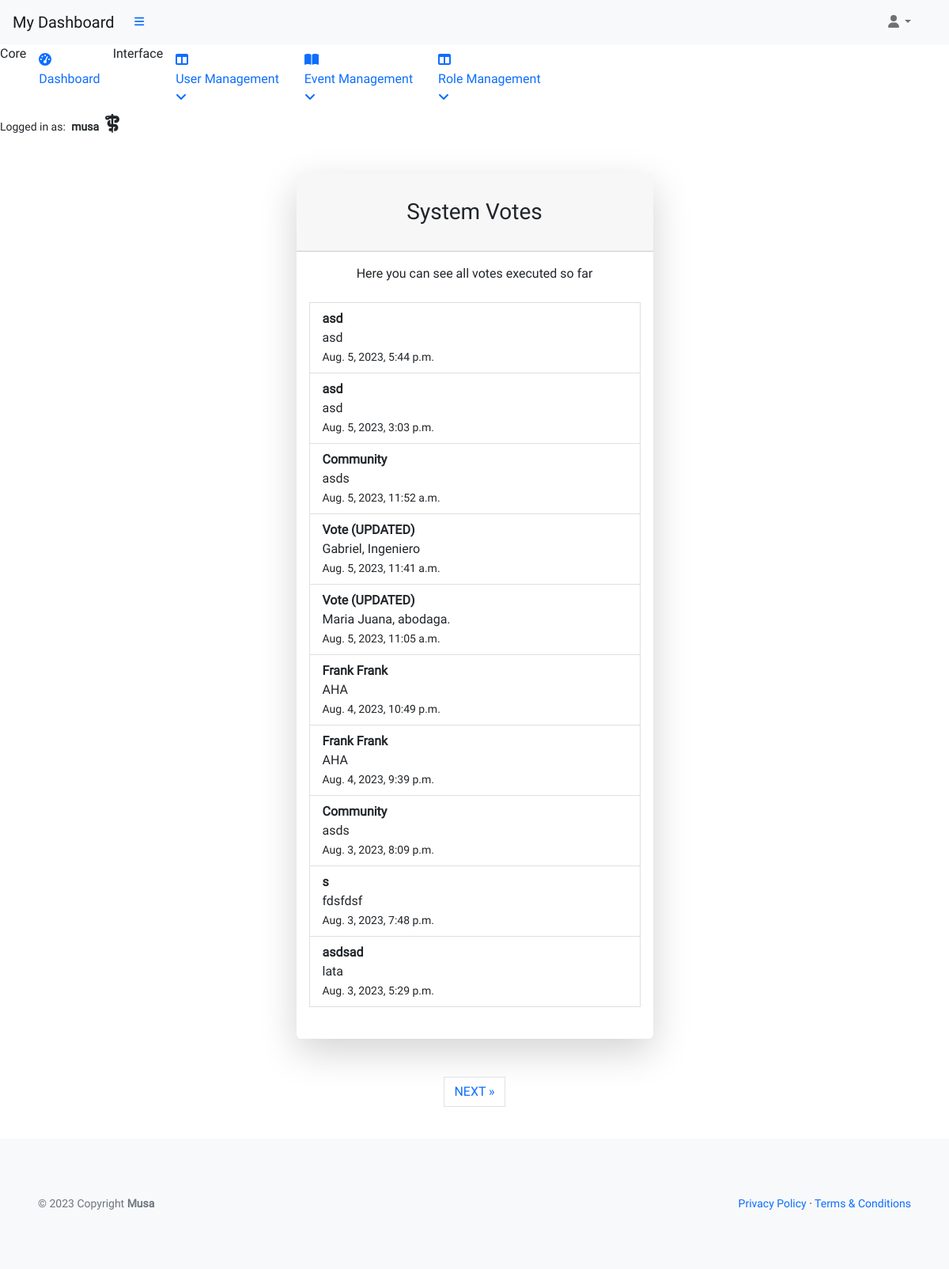
The page /office/votes (signed in) on the database its author committed.
### musa/models.py (models this page shows, shortened)
class UserProfile(AbstractUser):
    verified = models.BooleanField(default=False)
    role = models.IntegerField(choices=ROLES, default=0)
    user_card = models.ManyToManyField(
        'vote_management.VoteCard',
        through='vote_management.VoteRecord', related_name='user_cards')
    class Meta:
        ordering = ['username']

### vote_management/models.py (models this page shows, shortened)
class VoteRecord(models.Model):
    voter = models.ForeignKey(
        'musa.UserProfile', on_delete=models.CASCADE,
        related_name="voter_record")
    vote_card = models.ForeignKey(  # consider renaming in the future
        VoteCard, on_delete=models.CASCADE, related_name="votecard_record")
    elected_person = models.ForeignKey('ElectedPerson',
                                       on_delete=models.CASCADE,
                                       related_name="elected_record")
    timestamp = models.DateTimeField(auto_now_add=True)
    class Meta:
        ordering = ['timestamp']

class VoteCard(models.Model):
    title = models.CharField(max_length=33, unique=True)
    slug = models.SlugField(max_length=200, unique=True)
    author = models.ForeignKey(
        'musa.UserProfile', on_delete=models.CASCADE,
        related_name="card_author")
    category = models.ForeignKey(
        Category, on_delete=models.CASCADE, related_name="categories")
    mission = models.CharField(max_length=33)
    location = models.CharField(max_length=33)
    description = models.TextField(max_length=258)
    expire = models.DateField()
    event_image = CloudinaryField('image',
                                  default='placeholder')
    vote_record = models.ManyToManyField('musa.UserProfile',
                                         through='VoteRecord',
                                         related_name='user_votes', blank=True)
    candidates = models.ManyToManyField('ElectedPerson',
                                        related_name='vote_cards',
                                        blank=True)
    status = models.IntegerField(choices=STATUS, default=0)
    excerpt = models.TextField(blank=True)
    type = models.IntegerField(choices=CARD_TYPE, default=0)
    created_on = models.DateField(auto_now_add=True)
    class Meta:
        ordering = ['-created_on']
    def __str__(self):
        return self.title

class ElectedPerson(models.Model):
    name = models.CharField(max_length=80, unique=True)
    is_elected = models.BooleanField(default=False)
    vote_card = models.ForeignKey(  # consider renaming in the future
        VoteCard, on_delete=models.CASCADE,
        related_name="vote_candidate", blank=True)
    class Meta:
        ordering = ['name']
    def __str__(self):
        return self.name

### vote_management/views.py (the view)
# urls.py: path('office/votes', AdminVotes.as_view(),
class AdminVotes(AdminRequiredMixin, generic.ListView):
    model = VoteRecord
    template_name = 'backend/admin-dashboard/admin_votes.html'
    paginate_by = 10
    context_object_name = 'admin_votes'
    def get_queryset(self):
        return VoteRecord.objects.order_by('-timestamp')

### admin_profile/views.py (called while the page is built)
    def test_func(self):
        user_profile = self.request.user
        return user_profile and user_profile.role == 2

### templates/backend/admin-dashboard/admin_votes.html (shortened to what this page needs)
{% extends "backend/admin-dashboard/base.html" %}
{% load i18n %}
{% block content %}
<div id="layoutSidenav_content">
    <main>
        <div class="container">
            <div class="row justify-content-center">
                <div class="col-lg-5">
                    <div class="card shadow-lg border-0 rounded-lg my-5">
                        <div class="card-header">
                            <h3 class="text-center font-weight-light my-4">System Votes</h3>
                        </div>
                        <div class="card-body">
                            <p class="text-center">Here you can see all votes executed so far</p>
                            <ul class="list-group my-4">
                                {% for vote in admin_votes.all %}
                                <li class="list-group-item">
                                    <strong>{{ vote.vote_card }}</strong><br>{{ vote.elected_person }}<br>
                                    <small>{{ vote.timestamp }}</small>
                                </li>
                                {% endfor %}
                            </ul>
                        </div>
                    </div>
                    {% if is_paginated %}
                    <nav aria-label="Page navigation">
                        <ul class="pagination justify-content-center">
                            {% if page_obj.has_next %}
                            <li><a href="?page={{ page_obj.next_page_number }}" class="page-link"> NEXT &raquo;</a></li>
                            {% endif %}
                        </ul>
                    </nav>
                    {% endif %}
                </div>
            </div>
        </div>
    </main>
</div>
{% endblock %}

### templates/backend/admin-dashboard/base.html (shortened to what this page needs)
{% load static %}
{% now "Y-m-d" as current_date %}
{% now "Y" as copyright %}
<!DOCTYPE html>
<html lang="en">
<head>
    <link href="https://cdn.jsdelivr.net/npm/simple-datatables@7.1.2/dist/style.min.css" rel="stylesheet" />
    <link href="{% static 'admin/css/styles.css' %}" rel="stylesheet" />
    <link rel="stylesheet" href="{% static 'custom/css/style.css' %}">
</head>
<body class="sb-nav-fixed">
    <nav class="sb-topnav navbar navbar-expand navbar-light bg-light">
        <a class="navbar-brand ps-3" href="{% url 'admin_dashboard' %}">My Dashboard</a>
        <button class="btn btn-link btn-sm order-1 order-lg-0 me-4 me-lg-0" id="sidebarToggle" href="#!"><i
                class="fas fa-bars"></i></button>
        <div class="d-md-inline-block form-inline ms-auto me-0 me-md-3 my-2 my-md-0">
            <ul class="navbar-nav ms-auto ms-md-0 me-3 me-lg-4">
                <li class="nav-item dropdown">
                    <a class="nav-link dropdown-toggle" id="navbarDropdown" href="#" role="button"
                        data-bs-toggle="dropdown" aria-expanded="false"><i class="fas fa-user fa-fw"></i></a>
                </li>
            </ul>
        </div>
    </nav>
    <div id="layoutSidenav">
        <div id="layoutSidenav_nav">
            <nav class="sb-sidenav accordion sb-sidenav-light" id="sidenavAccordion">
                <div class="sb-sidenav-menu">
                    <div class="nav">
                        <div class="sb-sidenav-menu-heading">Core</div>
                        <a class="nav-link" href="{% url 'admin_dashboard' %}">
                            <div class="sb-nav-link-icon"><i class="fas fa-tachometer-alt"></i></div>
                            Dashboard
                        </a>
                        <div class="sb-sidenav-menu-heading">Interface</div>
                        <a class="nav-link collapsed" href="#" data-bs-toggle="collapse"
                            data-bs-target="#collapseLayouts" aria-expanded="false" aria-controls="collapseLayouts">
                            <div class="sb-nav-link-icon"><i class="fas fa-columns"></i></div>
                            User Management
                            <div class="sb-sidenav-collapse-arrow"><i class="fas fa-angle-down"></i></div>
                        </a>
                        <a class="nav-link collapsed" href="#" data-bs-toggle="collapse" data-bs-target="#collapsePages"
                            aria-expanded="false" aria-controls="collapsePages">
                            <div class="sb-nav-link-icon"><i class="fas fa-book-open"></i></div>
                            Event Management
                            <div class="sb-sidenav-collapse-arrow"><i class="fas fa-angle-down"></i></div>
                        </a>
                        <a class="nav-link collapsed" href="#" data-bs-toggle="collapse" data-bs-target="#collapseRoles"
                            aria-expanded="false" aria-controls="collapseRoles">
                            <div class="sb-nav-link-icon"><i class="fas fa-columns"></i></div>
                            Role Management
                            <div class="sb-sidenav-collapse-arrow"><i class="fas fa-angle-down"></i></div>
                        </a>
                    </div>
                </div>
                <div class="sb-sidenav-footer">
                    <div class="small">Logged in as:
                        <span class="px-1"><strong>{{ request.user.username }}
                                {% if request.user.role == 2 %}
                                <i class="fa-solid fa-staff-snake px-1 fs-4 text"></i>
                                {% endif %}
                            </strong>
                        </span>
                    </div>
                </div>
            </nav>
        </div>
        {% block content %}
        {% endblock content %}
    </div>
    <footer class="py-4 bg-light mt-4">
        <div class="container-fluid p-5">
            <div class="d-flex align-items-center justify-content-between small">
                <div class="text-muted">        © {{ copyright }} Copyright
                    <a class="text-reset fw-bold" href="https://github.com/plexoio/musa">Musa</a></div>
                <div>
                    <a href="{% url 'policy_page' %}" target="_blank">Privacy Policy</a>
                    &middot;
                    <a href="{% url 'terms_page' %}" target="_blank">Terms &amp; Conditions</a>
                </div>
            </div>
        </div>
    </footer>
</body>
</html>

### static/custom/css/style.css (style rules this page uses)
* { font-family: 'Roboto', Fairplay, sans-serif; }
a { text-decoration: none; }
.list-group { border-radius: 0; }

### rows shown on the page
UserProfile: user.username "musa"
VoteRecord: vote_card "asd", elected_person "asd", timestamp "Aug. 5, 2023, 5:44 p.m."
VoteRecord: vote_card "asd", elected_person "asd", timestamp "Aug. 5, 2023, 3:03 p.m."
VoteRecord: vote_card "Community", elected_person "asds", timestamp "Aug. 5, 2023, 11:52 a.m."
VoteRecord: vote_card "Vote (UPDATED)", elected_person "Gabriel, Ingeniero", timestamp "Aug. 5, 2023, 11:41 a.m."
VoteRecord: vote_card "Vote (UPDATED)", elected_person "Maria Juana, abodaga.", timestamp "Aug. 5, 2023, 11:05 a.m."
VoteRecord: vote_card "Frank Frank", elected_person "AHA", timestamp "Aug. 4, 2023, 10:49 p.m."
VoteRecord: vote_card "Frank Frank", elected_person "AHA", timestamp "Aug. 4, 2023, 9:39 p.m."
VoteRecord: vote_card "Community", elected_person "asds", timestamp "Aug. 3, 2023, 8:09 p.m."
VoteRecord: vote_card "s", elected_person "fdsfdsf", timestamp "Aug. 3, 2023, 7:48 p.m."
VoteRecord: vote_card "asdsad", elected_person "lata", timestamp "Aug. 3, 2023, 5:29 p.m."

### other values the page prints
{{ copyright }} "2023"
